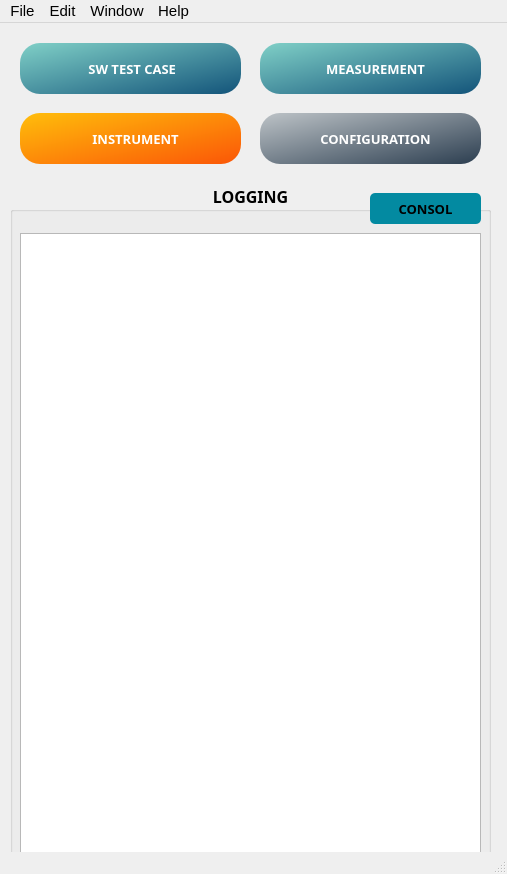
<?xml version="1.0" encoding="UTF-8"?>
<ui version="4.0">
 <class>Control_Main</class>
 <widget class="QMainWindow" name="Control_Main">
  <property name="geometry">
   <rect>
    <x>0</x>
    <y>0</y>
    <width>507</width>
    <height>874</height>
   </rect>
  </property>
  <property name="windowTitle">
   <string>MARC (Measurement and Auto-Test for Remote Control)</string>
  </property>
  <widget class="QWidget" name="centralwidget">
   <widget class="QGroupBox" name="Log_groupBox">
    <property name="geometry">
     <rect>
      <x>10</x>
      <y>160</y>
      <width>481</width>
      <height>681</height>
     </rect>
    </property>
    <property name="font">
     <font>
      <family>Arial Black</family>
      <pointsize>12</pointsize>
      <weight>75</weight>
      <bold>true</bold>
     </font>
    </property>
    <property name="styleSheet">
     <string notr="true"/>
    </property>
    <property name="title">
     <string>LOGGING</string>
    </property>
    <property name="alignment">
     <set>Qt::AlignCenter</set>
    </property>
    <property name="flat">
     <bool>false</bool>
    </property>
    <widget class="QPlainTextEdit" name="pText_Log">
     <property name="geometry">
      <rect>
       <x>10</x>
       <y>50</y>
       <width>461</width>
       <height>621</height>
      </rect>
     </property>
     <property name="font">
      <font>
       <family>Arial Black</family>
       <pointsize>8</pointsize>
      </font>
     </property>
    </widget>
    <widget class="QPushButton" name="btn_Consol">
     <property name="geometry">
      <rect>
       <x>360</x>
       <y>10</y>
       <width>111</width>
       <height>31</height>
      </rect>
     </property>
     <property name="font">
      <font>
       <family>Arial Black</family>
       <pointsize>10</pointsize>
       <weight>75</weight>
       <bold>true</bold>
      </font>
     </property>
     <property name="styleSheet">
      <string notr="true">QPushButton{
	color: black;
	background-color: #038aa1;
	border-radius: 5px;
}
QPushButton::pressed{
background-color : blue; color: blue
}
QPushButton::hover{
background-color: lightblue;
}</string>
     </property>
     <property name="text">
      <string>CONSOL</string>
     </property>
     <property name="icon">
      <iconset>
       <normaloff>../img/consol-icon.png</normaloff>../img/consol-icon.png</iconset>
     </property>
    </widget>
   </widget>
   <widget class="QPushButton" name="btn_Measurement">
    <property name="geometry">
     <rect>
      <x>260</x>
      <y>20</y>
      <width>221</width>
      <height>51</height>
     </rect>
    </property>
    <property name="font">
     <font>
      <family>Arial Black</family>
      <pointsize>10</pointsize>
      <weight>75</weight>
      <bold>true</bold>
     </font>
    </property>
    <property name="styleSheet">
     <string notr="true">QPushButton{
	color: white;
	background-color: qlineargradient(spread:pad, x1:0, y1:0, x2:1, y2:1, stop:0 #80d0c7, stop:1 #13547a);
	border-radius: 20px;
}
QPushButton::pressed{
background-color : blue; color: blue
}
QPushButton::hover{
background-color: lightblue;
}
</string>
    </property>
    <property name="text">
     <string>   MEASUREMENT</string>
    </property>
    <property name="icon">
     <iconset>
      <normaloff>../img/data-collection-icon.png</normaloff>../img/data-collection-icon.png</iconset>
    </property>
    <property name="iconSize">
     <size>
      <width>50</width>
      <height>30</height>
     </size>
    </property>
   </widget>
   <widget class="QPushButton" name="btn_Instrument">
    <property name="geometry">
     <rect>
      <x>20</x>
      <y>90</y>
      <width>221</width>
      <height>51</height>
     </rect>
    </property>
    <property name="font">
     <font>
      <family>Arial Black</family>
      <pointsize>10</pointsize>
      <weight>75</weight>
      <bold>true</bold>
     </font>
    </property>
    <property name="styleSheet">
     <string notr="true">QPushButton{
	color: white;
	background-color: qlineargradient(spread:pad, x1:0, y1:0, x2:1, y2:1, stop:0 rgba(255, 190, 11, 255), stop:1 rgba(251, 86, 7, 255));
	border-radius: 20px;
}
QPushButton::pressed{
background-color : blue; color: blue
}
QPushButton::hover{
background-color: lightblue;
}
</string>
    </property>
    <property name="text">
     <string>   INSTRUMENT</string>
    </property>
    <property name="icon">
     <iconset>
      <normaloff>../img/equipment-icon.png</normaloff>../img/equipment-icon.png</iconset>
    </property>
    <property name="iconSize">
     <size>
      <width>50</width>
      <height>30</height>
     </size>
    </property>
   </widget>
   <widget class="QPushButton" name="btn_configuration">
    <property name="geometry">
     <rect>
      <x>260</x>
      <y>90</y>
      <width>221</width>
      <height>51</height>
     </rect>
    </property>
    <property name="font">
     <font>
      <family>Arial Black</family>
      <pointsize>10</pointsize>
      <weight>75</weight>
      <bold>true</bold>
     </font>
    </property>
    <property name="styleSheet">
     <string notr="true">QPushButton{
	color: white;
	background-color: qlineargradient(spread:pad, x1:0, y1:0, x2:1, y2:1, stop:0 #bdc3c7, stop:1 #2c3e50);
	border-radius: 20px;
}
QPushButton::pressed{
background-color : blue; color: blue
}
QPushButton::hover{
background-color: lightblue;
}
</string>
    </property>
    <property name="text">
     <string>   CONFIGURATION</string>
    </property>
    <property name="icon">
     <iconset>
      <normaloff>../img/setting-icon.png</normaloff>../img/setting-icon.png</iconset>
    </property>
    <property name="iconSize">
     <size>
      <width>50</width>
      <height>30</height>
     </size>
    </property>
   </widget>
   <widget class="QPushButton" name="btn_swTest">
    <property name="geometry">
     <rect>
      <x>20</x>
      <y>20</y>
      <width>221</width>
      <height>51</height>
     </rect>
    </property>
    <property name="font">
     <font>
      <family>Arial Black</family>
      <pointsize>10</pointsize>
      <weight>75</weight>
      <bold>true</bold>
     </font>
    </property>
    <property name="styleSheet">
     <string notr="true">QPushButton{
	color: white;
	background-color: qlineargradient(spread:pad, x1:0, y1:0, x2:1, y2:1, stop:0 #80d0c7, stop:1 #13547a);
	border-radius: 20px;
}
QPushButton::pressed{
background-color : blue; color: blue
}
QPushButton::hover{
background-color: lightblue;
}</string>
    </property>
    <property name="text">
     <string> SW TEST CASE</string>
    </property>
    <property name="icon">
     <iconset>
      <normaloff>../img/test.png</normaloff>../img/test.png</iconset>
    </property>
    <property name="iconSize">
     <size>
      <width>50</width>
      <height>40</height>
     </size>
    </property>
   </widget>
  </widget>
  <widget class="QMenuBar" name="menubar">
   <property name="geometry">
    <rect>
     <x>0</x>
     <y>0</y>
     <width>507</width>
     <height>23</height>
    </rect>
   </property>
   <property name="minimumSize">
    <size>
     <width>0</width>
     <height>10</height>
    </size>
   </property>
   <property name="sizeIncrement">
    <size>
     <width>0</width>
     <height>0</height>
    </size>
   </property>
   <property name="font">
    <font>
     <family>Arial</family>
     <pointsize>11</pointsize>
    </font>
   </property>
   <widget class="QMenu" name="menu_File">
    <property name="font">
     <font>
      <family>Arial</family>
      <pointsize>11</pointsize>
     </font>
    </property>
    <property name="title">
     <string>File</string>
    </property>
    <addaction name="act_Exit"/>
   </widget>
   <widget class="QMenu" name="menu_Edit">
    <property name="font">
     <font>
      <family>Arial</family>
      <pointsize>11</pointsize>
     </font>
    </property>
    <property name="title">
     <string>Edit</string>
    </property>
    <addaction name="act_configuration"/>
   </widget>
   <widget class="QMenu" name="menu_Window">
    <property name="font">
     <font>
      <family>Arial</family>
      <pointsize>11</pointsize>
     </font>
    </property>
    <property name="title">
     <string>Window</string>
    </property>
    <addaction name="act_swTest"/>
    <addaction name="act_measurement"/>
    <addaction name="act_instrument"/>
   </widget>
   <widget class="QMenu" name="menuHelp">
    <property name="title">
     <string>Help</string>
    </property>
    <addaction name="act_info"/>
   </widget>
   <addaction name="menu_File"/>
   <addaction name="menu_Edit"/>
   <addaction name="menu_Window"/>
   <addaction name="menuHelp"/>
  </widget>
  <widget class="QStatusBar" name="statusbar"/>
  <action name="actionFile">
   <property name="text">
    <string>Config</string>
   </property>
   <property name="font">
    <font>
     <family>Arial</family>
    </font>
   </property>
  </action>
  <action name="actionResult">
   <property name="text">
    <string>Result</string>
   </property>
   <property name="font">
    <font>
     <family>Arial</family>
    </font>
   </property>
  </action>
  <action name="act_measurement">
   <property name="text">
    <string>Measurement</string>
   </property>
   <property name="font">
    <font>
     <family>Arial</family>
    </font>
   </property>
  </action>
  <action name="act_instrument">
   <property name="text">
    <string>Instrument</string>
   </property>
   <property name="font">
    <font>
     <family>Arial</family>
    </font>
   </property>
  </action>
  <action name="act_Exit">
   <property name="text">
    <string>Exit</string>
   </property>
   <property name="font">
    <font>
     <family>Arial</family>
    </font>
   </property>
  </action>
  <action name="act_configuration">
   <property name="text">
    <string>Configuration</string>
   </property>
  </action>
  <action name="act_swTest">
   <property name="text">
    <string>SwTest</string>
   </property>
  </action>
  <action name="act_info">
   <property name="text">
    <string>About SW</string>
   </property>
  </action>
 </widget>
 <resources/>
 <connections/>
</ui>
